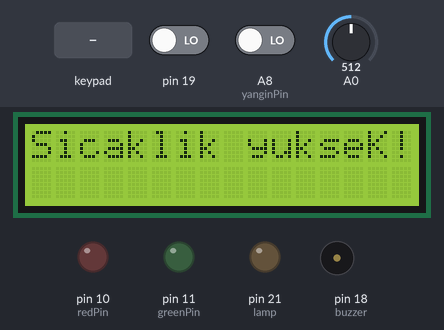
Bench run of a sketch on a simulated Arduino Mega 2560, built with avr-gcc and run on an emulated ATmega2560. Parts: 16×2 character LCD, output pins drawn as LEDs (lit = HIGH), buzzer (waves = sounding). Inputs (shaded band) come from the test bench; at power-on: A8 (yanginPin) LOW, A0 = 512, pin 19 LOW. Pins used as bus, display or sensor lines are not drawn; what the sketch prints to the serial monitor is not drawn.

Above: at 1.3 s.
1.4 s: keypad keys 2 3 2 3 # pressed 0.4 s apart
At 3.17 s:
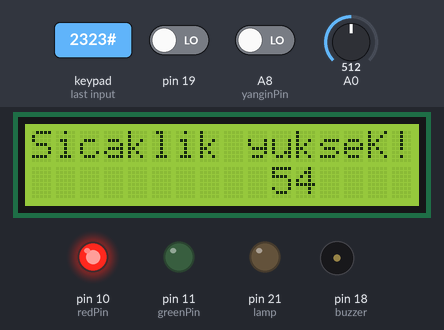
6.4 s: A8 (yanginPin) driven HIGH
At 7.8 s:
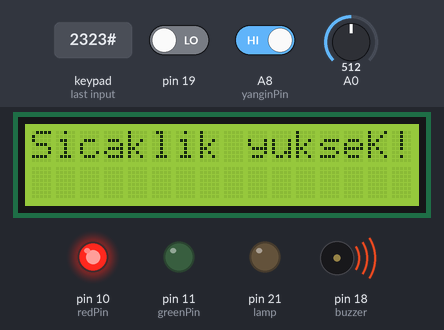
9.4 s: keypad keys 2 3 2 3 * pressed 0.4 s apart
At 11.18 s:
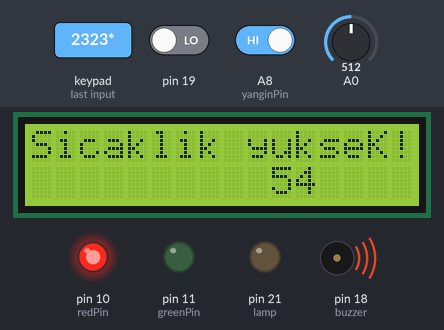
14.4 s: A0 set to 288
17.4 s: A0 set to 273
At 18.6 s:
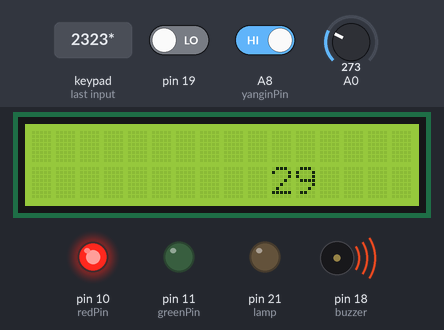
18.9 s: A0 set to 122
At 19.6 s:
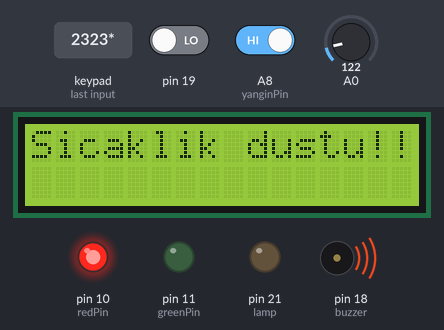
Timing chart, 0 to 21.9 s (numbered marks = the images above; inputs shaded):
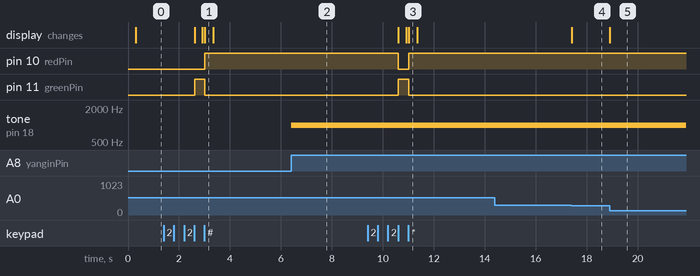

Measured:
- the behaviour switches between 280 and 279 on A0 (found by bisection; images 3 and 4)
- after the input at 1.4 s, pin 10 (redPin): LOW → HIGH after 1.6 s; pin 11 (greenPin): LOW → HIGH after 1.2 s, → LOW 0.39 s later; the display: changes after 1.2 s (image 1)
- after the input at 6.4 s, tone on pin 18 (buzzer): silent → 1000 Hz at once
- after the input at 9.4 s, pin 10 (redPin): HIGH → LOW after 1.2 s, → HIGH 0.41 s later; pin 11 (greenPin): LOW → HIGH after 1.2 s, → LOW 0.41 s later; the display: changes after 1.2 s (image 3)
- after the input at 14.4 s, every drawn part: stays the same
- after the input at 17.4 s, the display: changes at once (image 4)
- after the input at 18.9 s, the display: changes at once (image 5)

The sketch:

prolab2_2.ino
```cpp
#include <LiquidCrystal.h>


#include<Keypad.h>
#include <Wire.h>
#define pir 20
const int yanginPin=A8;
const int buzzer=18;
int yangin = LOW;
int c;
int a;
const int rs=12,en=13,d4=14,d5=15,d6=16,d7=17;
LiquidCrystal lcd(rs,en,d4,d5,d6,d7);
const int sensor=A0;
float temp;
char keys[4][3]={
 {'1','2','3'},
 {'4','5','6'},
 {'7','8','9'},
 {'*','0','#'}};

byte rowPin[4]={6,7,8,9};
byte colPin[3]={3,4,5};

String sifre = "2323";
int yer = 0;
int hata = 0;
int lamp = 21;
int redPin = 10;
int greenPin = 11;
Keypad keypad=Keypad(makeKeymap(keys),rowPin,colPin,4,3);
int toplam = 0;
float b=0.1039;


void setup()
{
   pinMode(yanginPin, INPUT);
 pinMode(buzzer, OUTPUT);
   pinMode(redPin,OUTPUT);
 pinMode(greenPin,OUTPUT);
 pinMode(lamp,OUTPUT);
  pinMode(19, INPUT);
Serial.begin(9600);
Serial.println("Hello");
delay(100);
analogReference(INTERNAL1V1);
lcd.begin(16,2);


}
 void loop()
{
  int temp=0;
  temp=analogRead(A0);
  temp=(temp*b)+1;
  //Serial.print(temp,1);
  lcd.setCursor(10,1);
  lcd.println(temp);
     a=digitalRead(19);
   yangin = digitalRead(yanginPin);
  char sayi=keypad.getKey();
  String key[3];
  if(sayi)
 {
   Serial.println(sayi);
 //delay(500);

    if(sayi == '*' || sayi == '#')
      {
          yer = 0;
          kilitdurum(true);
          }
else if(sayi == sifre[yer])
  {

          yer++;
      }
  else if (sayi != sifre[yer] )
      {
          hata++;
          yer ++;
      }
if(yer == 4){
       if( hata >0)
        {

                hata = 0;
                yer = 0;
               kilitdurum(true);
            }
else if(yer == 4 && hata == 0)
            {
                yer = 0;
                hata = 0;
               kilitdurum(false);

            }
            }
            }

  if(a==HIGH){
    digitalWrite(lamp,HIGH);
    }
    else{
        digitalWrite(lamp,LOW);
       }


  if(yangin==HIGH)
{
  tone(buzzer,1000);
  digitalWrite(buzzer, HIGH);
  //delay(200);
  }
else
{
   noTone(buzzer);
 digitalWrite(buzzer, LOW);
}


           if(temp>29){
            lcd.clear();
            lcd.setCursor(0,0);
            lcd.println("Sicaklik yukseK!!!");

            }
            else if(temp<20){
              lcd.clear();
               lcd.setCursor(0,0);
               lcd.println("Sicaklik dustu!!!");

              }
              else if(19<temp<29){
               lcd.setCursor(0,0);
               lcd.print("                 ");

                }

            }

void kilitdurum(int kilit)
  {
    if (kilit)
      {
          digitalWrite(redPin, HIGH);
          digitalWrite(greenPin, LOW);
          delay(100);
      }
    else
      {

          digitalWrite(redPin, LOW);
          digitalWrite(greenPin, HIGH);
          delay(100);

      }
      }
```
